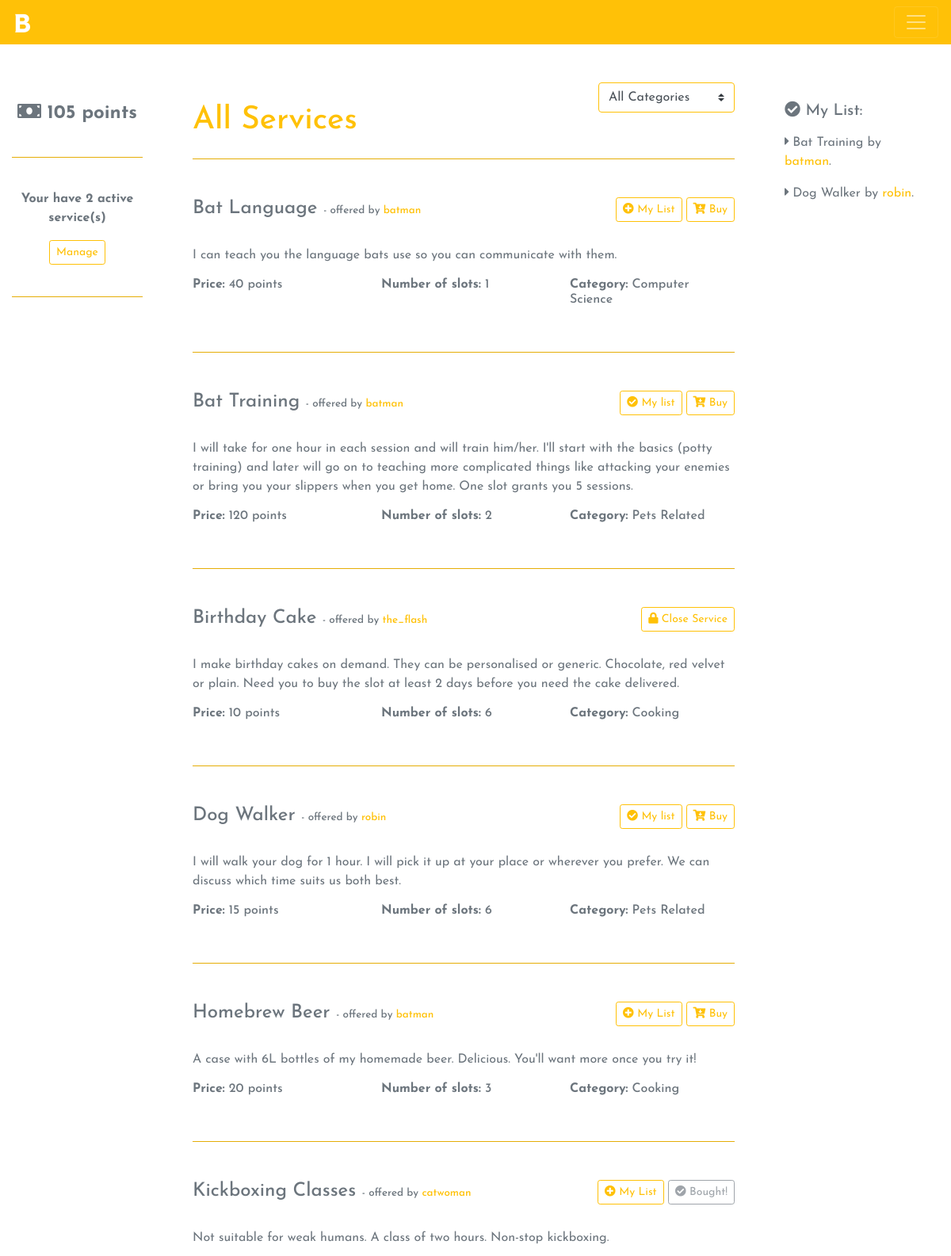
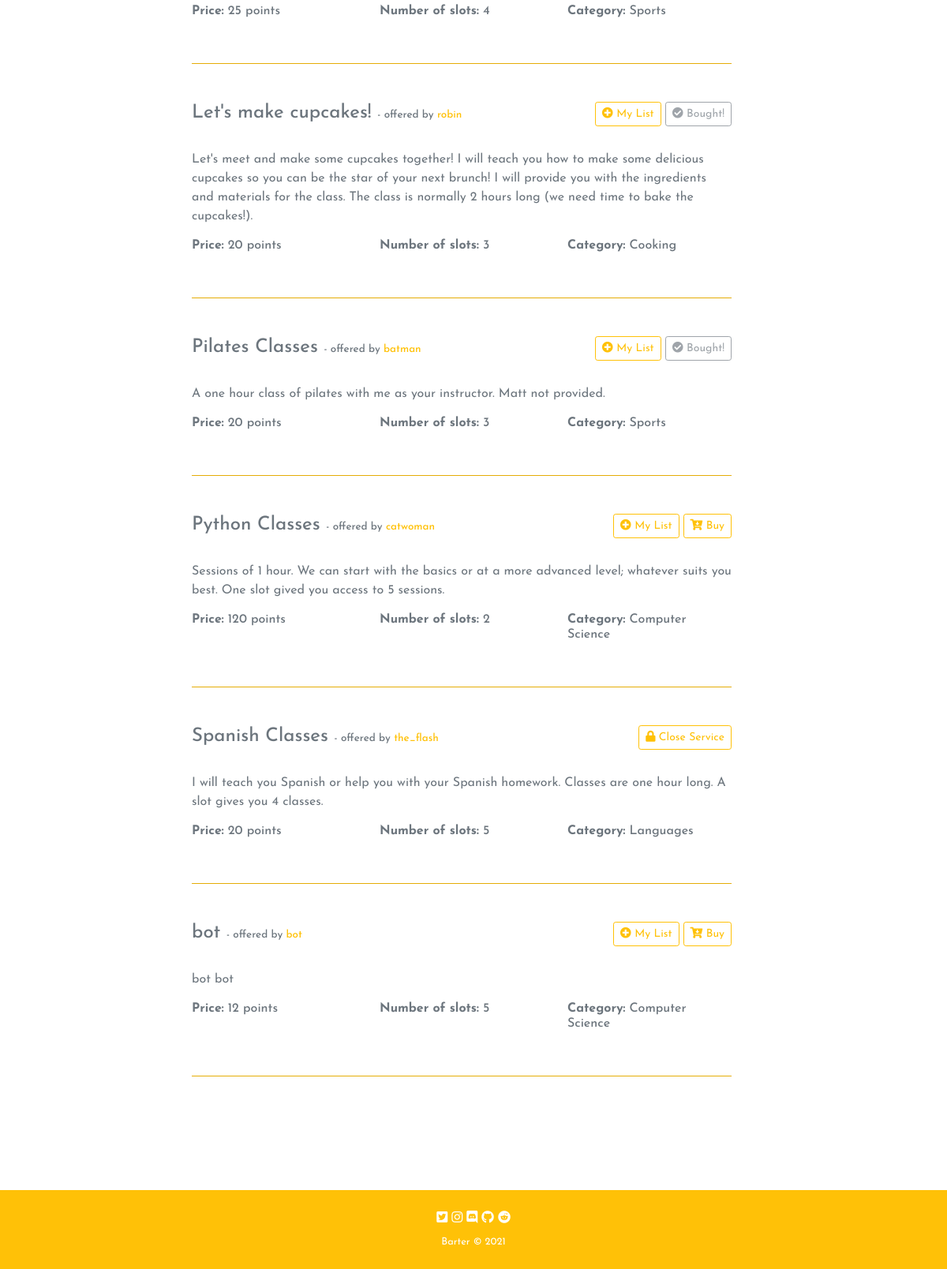
The app's page /barter/explore (signed in) with its own data (2 pictures, top to bottom).
### barter/models.py (models this page shows, shortened)
class User(AbstractUser):
    bio = models.TextField(max_length=300, blank=True)
    points = models.IntegerField(default="100")

class Service(models.Model):
    user_id = models.ForeignKey("User", on_delete=models.CASCADE, related_name="user_id_services")
    name = models.CharField(max_length=64)
    status = models.BooleanField(default=True)
    description = models.TextField(max_length=300)
    category = models.ForeignKey(Category, on_delete=models.CASCADE, related_name="category_name")
    price = models.IntegerField()
    slots = models.IntegerField(default=1)
    watchedby = models.ManyToManyField(User, blank=True, related_name="watchedby")

class Category(models.Model):
    category = models.CharField(max_length=64)
    def __str__(self):
        return f"{self.category}"

### barter/views.py (the view)
# urls.py: path("barter/explore", views.explore, name="explore"),
@login_required
def explore(request):
    services = Service.objects.filter(status=True).order_by('name')
    categories = Category.objects.all().order_by('category')
    userinfo = User.objects.get(username=request.user)
    purchases = Purchase.objects.filter(user_id=userinfo)
    purchases_list = []
    for purchase in purchases:
        purchases_list.append(purchase.service_id.id)
    user_services = Service.objects.filter(user_id=userinfo, status=True).count()
    watchlist = userinfo.watchedby.all().order_by('name')
    return render(request, "barter/explore.html", {
        "services": services,
        "categories": categories,
        "userinfo": userinfo,
        "purchases": purchases,
        "purchases_list": purchases_list,
        "user_services": user_services,
        "watchlist": watchlist
    })

### barter/templates/barter/explore.html (shortened to what this page needs)
{% extends "barter/layout.html" %}
{% load static %}
{% block body %}
    <div class="container-fluid row">
        <div class="col-lg-2 col-sm-12 text-center flex-container pt-5">
            <h4 class="py-4"><i class="fas fa-money-bill"></i> <b>{{ userinfo.points }} points</b></h4>
            <hr>
            <p class="font-weight-bold py-4">Your have {{ user_services }} active service(s)<br>
            <a href="{% url 'profile' user.username %}" class="btn btn-outline-warning btn-sm mt-3 manage">Manage</a></p>
            <hr>
        </div>
        <div class="col-lg-8 col-sm-12 p-5">
            <div class="float-right">
                <form id="categoryfilter">
                    <div class="form-group">
                        <select class="form-control form-control-sm custom-select" id="categoryselect">
                            <option value="all">All Categories</option>
                        </select>
                    </div>
                </form>
            </div>
            <h1 class="my-4 text-warning" id="exploreh1">All Services</h1>
            <hr class="mb-5">
            {% for service in services %}
                <div class="categorydiv" name="{{ service.category }}">
                    <div class="row my-4">
                        <div class="col-sm-8">
                            <h4>{{ service.name }} <span class="smallest">- offered by <a href="{% url 'profile' service.user_id %}">{{ service.user_id }}</a></span></h4>
                        </div>
                        <div class="col-sm-4 text-right">
                            {% if user == service.user_id %}
                                <button data-serviceid="{{ service.id }}" class="btn btn-outline-warning btn-sm closeservice"><i class="fas fa-lock"></i> Close Service</button>
                            {% else %}
                                {% if user in service.watchedby.all %}
                                    <button data-serviceid="{{ service.id }}" class="btn btn-outline-warning btn-sm list-remove"><i class="fas fa-check-circle"></i> My list</button>
                                {% else %}
                                    <button data-serviceid="{{ service.id }}" class="btn btn-outline-warning btn-sm list-add"><i class="fas fa-plus-circle"></i> My List</button>
                                {% endif %}
                                {% if service.id in purchases_list %}
                                    <button class="btn btn-outline-secondary btn-sm disabled buy-disabled"><i class="fas fa-check-circle"></i> Bought!</button>
                                {% else %}
                                    <button data-serviceid="{{ service.id }}" class="btn btn-outline-warning btn-sm buy-now"><i class="fas fa-cart-arrow-down"></i> Buy</button>
                                {% endif %}
                            {% endif %}
                        </div>
                    </div>
                    <p class="mb-3">{{ service.description }}</p>
                    <div class="row">
                        <div class="col-sm-4">
                            <h6><b>Price:</b> {{ service.price }} points</h6>
                        </div>
                        <div class="col-sm-4">
                            <h6><b>Number of slots:</b> {{ service.slots }}</h6>
                        </div>
                        <div class="col-sm-4">
                            <h6><b>Category:</b> {{ service.category }}</h6>
                        </div>
                    </div>
                    <hr class="my-5">
                </div>
            {% endfor %}
        </div>
        <div class="col-lg-2 col-sm-12 pt-5">
            <h5 class="pb-2 pt-4"><i class="fas fa-check-circle"></i> My List:</h5>
            {% for item in watchlist %}
                <p><i class="fas fa-caret-right"></i> {{ item.name }} by <a href="{% url 'profile' item.user_id %}">{{ item.user_id }}</a>.</p>
            {% empty %}
                <p class="small">You don't have any services on your list.</p>
            {% endfor %}
        </div>
    </div>
{% endblock %}

### barter/static/barter/styles.css (style rules this page uses)
:root { --colorwarning: #ffc107; --colorsecondary: #6c757d; }
body { font-family: 'Josefin Sans', sans-serif; }
a { color: var(--colorwarning); }
hr { background-color: var(--colorwarning) !important; }
.categorydiv { display: block; }
select { border-color: var(--colorwarning) !important; }
.smallest { font-size: 56%; }

### records on screen
User: points "105"
Service: name "Bat Language", user_id "batman", description "I can teach you the language bats use so you can communicate with them.", price "40", slots "1", category "Computer Science"
Service: name "Bat Training", user_id "batman", description "I will take for one hour in each session and will train him/her. I'll start with the basics (potty training) and later will go on to teaching more complicated things like attacking your enemies or bring you your slippers when you get home. One slot grants you 5 sessions.", price "120", slots "2", category "Pets Related"
Service: name "Birthday Cake", user_id "the_flash", description "I make birthday cakes on demand. They can be personalised or generic. Chocolate, red velvet or plain. Need you to buy the slot at least 2 days before you need the cake delivered.", price "10", slots "6", category "Cooking"
Service: name "Dog Walker", user_id "robin", description "I will walk your dog for 1 hour. I will pick it up at your place or wherever you prefer. We can discuss which time suits us both best.", price "15", slots "6", category "Pets Related"
Service: name "Homebrew Beer", user_id "batman", description "A case with 6L bottles of my homemade beer. Delicious. You'll want more once you try it!", price "20", slots "3", category "Cooking"
Service: name "Kickboxing Classes", user_id "catwoman", shows "Bought!", description "Not suitable for weak humans. A class of two hours. Non-stop kickboxing.", price "25", slots "4", category "Sports"
Service: name "Let's make cupcakes!", user_id "robin", shows "Bought!", description "Let's meet and make some cupcakes together! I will teach you how to make some delicious cupcakes so you can be the star of your next brunch! I will provide you with the ingredients and materials for the class. The class is normally 2 hours long (we need time to bake the cupcakes!).", price "20", slots "3", category "Cooking"
Service: name "Pilates Classes", user_id "batman", shows "Bought!", description "A one hour class of pilates with me as your instructor. Matt not provided.", price "20", slots "3", category "Sports"
Service: name "Python Classes", user_id "catwoman", description "Sessions of 1 hour. We can start with the basics or at a more advanced level; whatever suits you best. One slot gived you access to 5 sessions.", price "120", slots "2", category "Computer Science"
Service: name "Spanish Classes", user_id "the_flash", description "I will teach you Spanish or help you with your Spanish homework. Classes are one hour long. A slot gives you 4 classes.", price "20", slots "5", category "Languages"
Service: name "bot", user_id "bot", description "bot bot", price "12", slots "5", category "Computer Science"

### other values on screen
{{ user_services }} "2"
